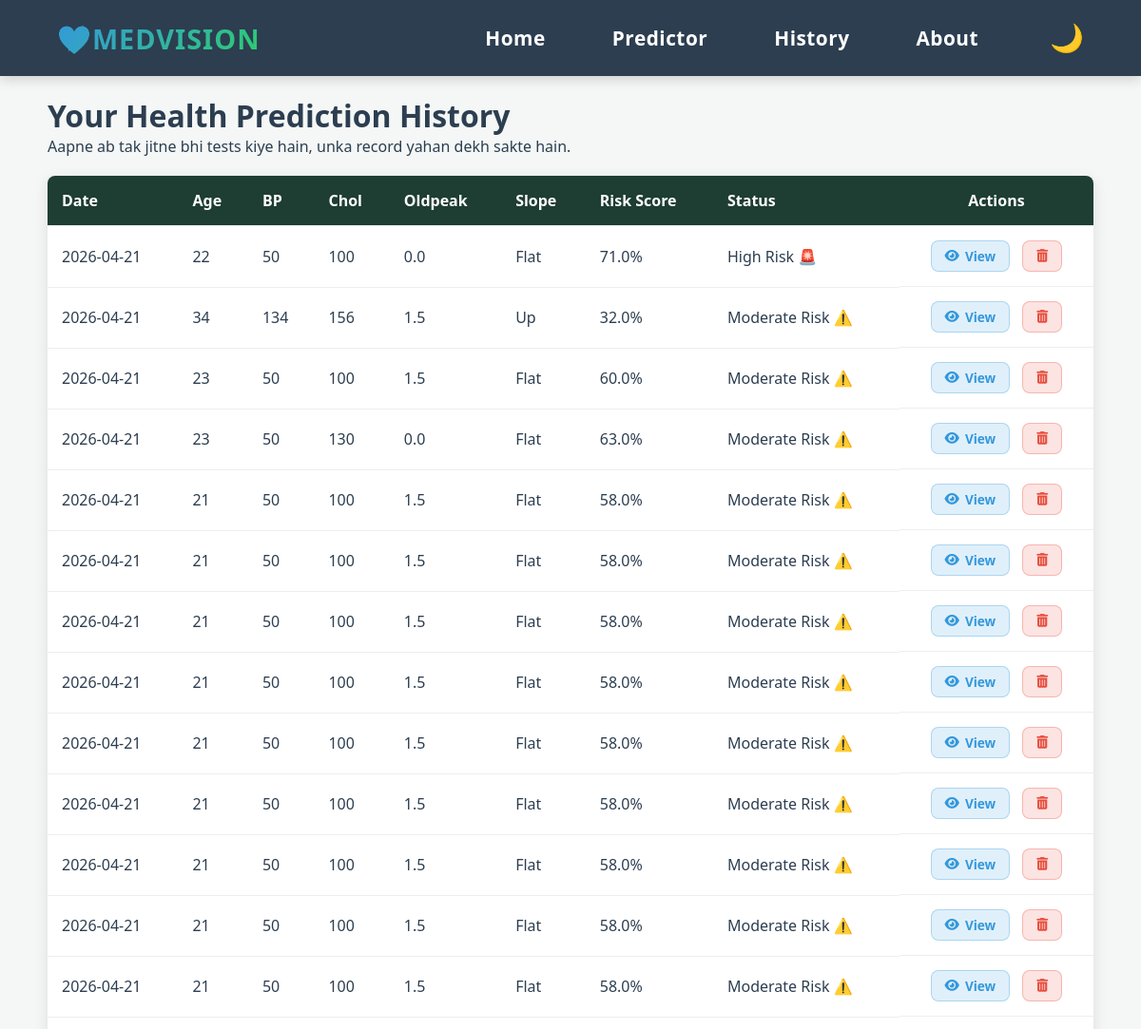
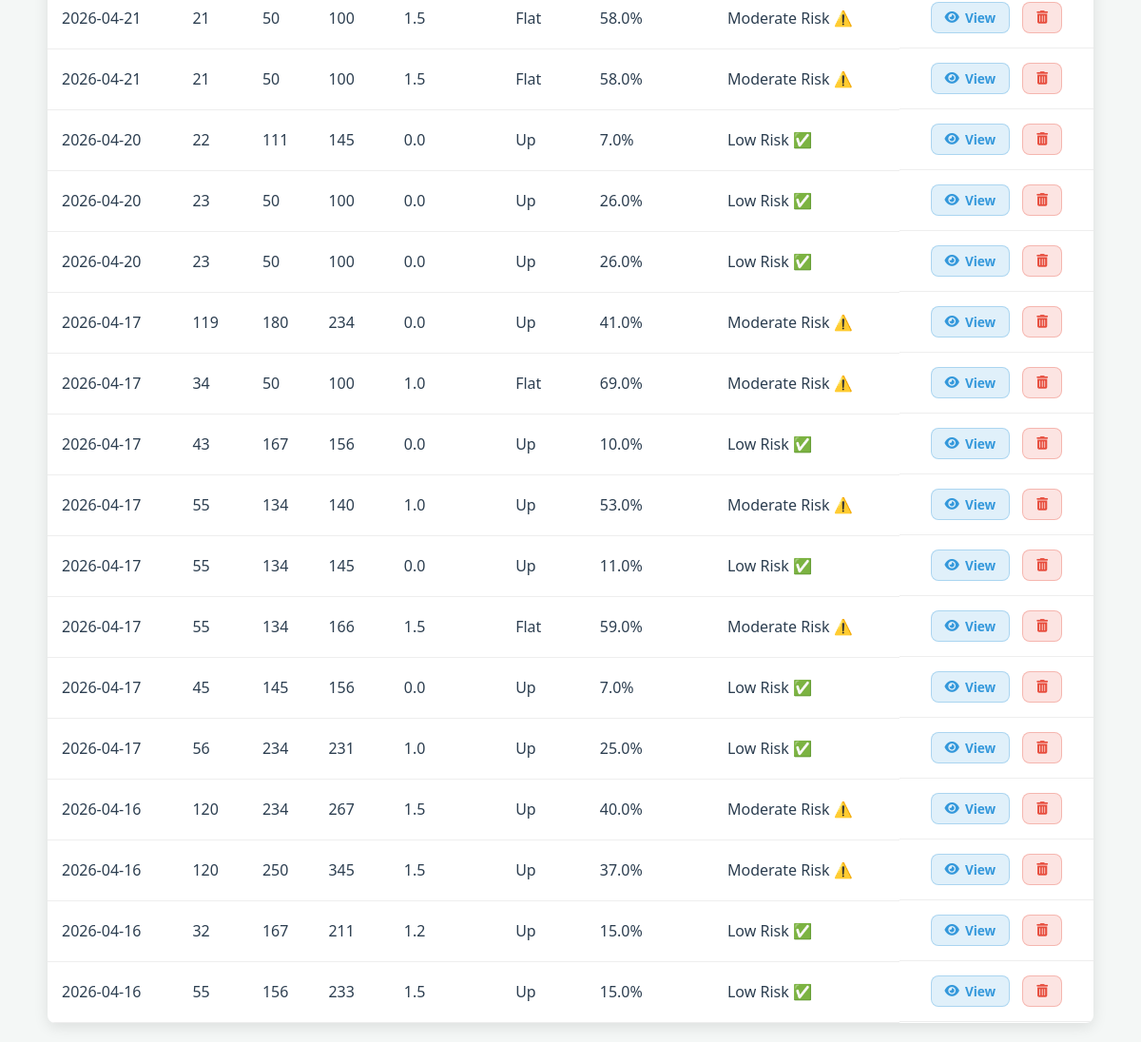
Before: /history with the older database file (2 pictures, top to bottom).
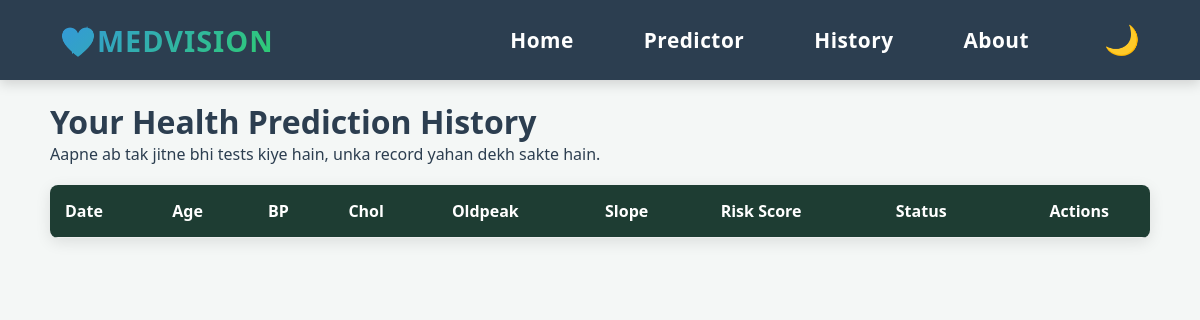
After: the same page with the newer database file.
### tables this page shows
CREATE TABLE history (
            id INTEGER PRIMARY KEY AUTOINCREMENT,
            age INTEGER, 
            sex TEXT, 
            cp INTEGER, 
            bp INTEGER, 
            chol INTEGER,
            fbs INTEGER, 
            restecg INTEGER, 
            thalach INTEGER, 
            exang INTEGER,
            oldpeak REAL, 
            slope INTEGER, 
            score REAL, 
            status TEXT, 
            date TIMESTAMP DEFAULT CURRENT_TIMESTAMP
        );

### app.py (the view)
@app.route('/history')
def history():
    conn = sqlite3.connect('database.db')
    conn.row_factory = sqlite3.Row
    cursor = conn.cursor()
    cursor.execute('SELECT * FROM history ORDER BY date DESC')
    rows = cursor.fetchall()
    conn.close()
    return render_template('history.html', history=rows)

### templates/history.html (shortened to what this page needs)
<!DOCTYPE html>
<html lang="en">
<head>
    <link rel="stylesheet" href="{{ url_for('static', filename='styles.css') }}">
    <link rel="stylesheet" href="https://cdnjs.cloudflare.com/ajax/libs/font-awesome/6.0.0/css/all.min.css">
</head>
<body class="{% if request.cookies.get('theme') == 'dark' %}dark-mode{% endif %}">
    <nav class="navbar">
        <div class="logo"><a href="/">💖MedVision</a></div>
        <ul class="nav-links">
            <li><a href="/">Home</a></li>
            <li><a href="/predictor">Predictor</a></li>
            <li><a href="/history">History</a></li> <li><a href="/about">About</a></li>
            <li><button id="theme-toggle" style="background:none; border:none; color:inherit; cursor:pointer; font-size:1.2rem;">🌙</button></li>
        </ul>
    </nav>
    <div class="container" style="margin-top: 50px;">
        <h1>Your Health Prediction History</h1>
        <p>Aapne ab tak jitne bhi tests kiye hain, unka record yahan dekh sakte hain.</p>
        <table class="history-table">
    <thead>
    <tr>
        <th>Date</th>
        <th>Age</th>
        <th>BP</th>
        <th>Chol</th>
        <th>Oldpeak</th> <th>Slope</th>   <th>Risk Score</th>
        <th>Status</th>
        <th style="text-align: center;">Actions</th>
    </tr>
</thead>
    <tbody>
        {% for row in history %}
        <tr>
            <td>{{ row['date'].split(' ')[0] }}</td>
            <td>{{ row['age'] }}</td>
            <td>{{ row['bp'] }}</td>
            <td>{{ row['chol'] }}</td>
            <td>{{ row['oldpeak'] }}</td>
            <td>{% if row['slope']==0 %}Up{% elif row['slope']==1 %}Flat{% else %}Down{% endif %}</td>
            <td>{{ row['score'] }}%</td>
            <td>{{ row['status'] }}</td>
           <td>
                <a href="/details/{{ row['id'] }}" class="btn-view">
                    <i class="fas fa-eye"></i> View
                </a>
                <a href="/delete/{{ row['id'] }}" class="btn-delete" onclick="return confirm('Kya aap is record ko delete karna chahte hain?')">
                    <i class="fas fa-trash-alt"></i>
                </a>
           </td>
        </tr>
        {% endfor %}
    </tbody>
</table>
    </div>
</body>
</html>

### static/styles.css (style rules this page uses)
:root { --primary-blue: #2c3e50; --accent-blue: #3498db; --light-bg: #f4f7f6; --white: #ffffff; --danger: #e74c3c; --success: #2ecc71; }
.container { max-width: 1150px !important; margin: 0 auto !important; padding: 20px !important; width: 95% !important; }
body { font-family: 'Segoe UI', Tahoma, Geneva, Verdana, sans-serif; background-color: var(--light-bg); margin: 0; color: var(--primary-blue); }
* { box-sizing: border-box; margin: 0; padding: 0; }
html, body { width: 100%; overflow-x: hidden; transition: background 0.4s ease, color 0.4s ease; }
.navbar { height: 80px !important; padding: 0 5% !important; display: flex !important; align-items: center !important; justify-content: space-between !important; }
.container { max-width: 1200px; margin: 0 auto; padding: 20px; }
.nav-links { list-style: none; display: flex; gap: 20px; gap: 40px !important; }
.nav-links a { color: white; text-decoration: none; font-weight: 500; }
.logo a { color: white; text-decoration: none; font-size: 1.5rem; font-weight: bold; }
.nav-links { list-style: none; display: flex; gap: 20px; margin: 0; }
.nav-links a { color: white; text-decoration: none; font-weight: 500; transition: 0.3s; }
.container { max-width: 1000px; margin: 40px auto; padding: 0 20px; }
.navbar { background: var(--primary-blue); padding: 1.5rem 5%; display: flex; justify-content: space-between; align-items: center; box-shadow: 0 4px 12px rgba(0,0,0,0.15); position: sticky; top: 0; z-index: 1000; width: 100%; box-sizing: border-box; }
.logo a { color: white; text-decoration: none; font-size: 2rem; font-weight: 800; letter-spacing: 1.5px; text-transform: uppercase; }
.nav-links { list-style: none; display: flex; gap: 60px; margin: 0; padding: 0; align-items: center; }
.nav-links a { color: #ffffff; text-decoration: none; font-size: 1.3rem; font-weight: 700; letter-spacing: 0.5px; transition: all 0.3s ease; padding: 10px 15px; border-radius: 8px; }
#theme-toggle { font-size: 1.8rem !important; margin-left: 20px; transition: 0.3s; }
.container { max-width: 800px; margin-left: auto; margin-right: auto; padding: 20px; width: 90%; }
.navbar .logo a { font-size: 1.8rem; font-weight: 800; text-transform: uppercase; letter-spacing: 1px; text-decoration: none; background: linear-gradient(135deg, #3498db, #2ecc71); -webkit-background-clip: text; -webkit-text-fill-color: transparent; transition: all 0.3s ease; display: flex; align-items: center; gap: 8px; }

### templates/history.html (style rules this page uses)
body { animation: fadeInAnimation ease 0.5s; animation-iteration-count: 1; animation-fill-mode: forwards; }
.history-table { width: 100%; border-collapse: collapse; margin-top: 20px; background: white; border-radius: 8px; overflow: hidden; box-shadow: 0 4px 15px rgba(0,0,0,0.1); }
.history-table th, .history-table td { padding: 15px; text-align: left; border-bottom: 1px solid #eee; }
.history-table th { background-color: #1e3d33; color: white; }

Changed rows visible on the page:
removed history: date "2026-04-21", age "22", bp "50", chol "100", oldpeak "0.0", slope "Flat", score "71.0", status "High Risk 🚨"
removed history: date "2026-04-21", age "34", bp "134", chol "156", oldpeak "1.5", slope "Up", score "32.0", status "Moderate Risk ⚠️"
removed history: date "2026-04-21", age "23", bp "50", chol "100", oldpeak "1.5", slope "Flat", score "60.0", status "Moderate Risk ⚠️"
removed history: date "2026-04-21", age "23", bp "50", chol "130", oldpeak "0.0", slope "Flat", score "63.0", status "Moderate Risk ⚠️"
removed history: date "2026-04-21", age "21", bp "50", chol "100", oldpeak "1.5", slope "Flat", score "58.0", status "Moderate Risk ⚠️"
removed history: date "2026-04-21", age "21", bp "50", chol "100", oldpeak "1.5", slope "Flat", score "58.0", status "Moderate Risk ⚠️"
removed history: date "2026-04-21", age "21", bp "50", chol "100", oldpeak "1.5", slope "Flat", score "58.0", status "Moderate Risk ⚠️"
removed history: date "2026-04-21", age "21", bp "50", chol "100", oldpeak "1.5", slope "Flat", score "58.0", status "Moderate Risk ⚠️"
removed history: date "2026-04-21", age "21", bp "50", chol "100", oldpeak "1.5", slope "Flat", score "58.0", status "Moderate Risk ⚠️"
removed history: date "2026-04-21", age "21", bp "50", chol "100", oldpeak "1.5", slope "Flat", score "58.0", status "Moderate Risk ⚠️"
removed history: date "2026-04-21", age "21", bp "50", chol "100", oldpeak "1.5", slope "Flat", score "58.0", status "Moderate Risk ⚠️"
removed history: date "2026-04-21", age "21", bp "50", chol "100", oldpeak "1.5", slope "Flat", score "58.0", status "Moderate Risk ⚠️"
removed history: date "2026-04-21", age "21", bp "50", chol "100", oldpeak "1.5", slope "Flat", score "58.0", status "Moderate Risk ⚠️"
removed history: date "2026-04-21", age "21", bp "50", chol "100", oldpeak "1.5", slope "Flat", score "58.0", status "Moderate Risk ⚠️"
removed history: date "2026-04-21", age "21", bp "50", chol "100", oldpeak "1.5", slope "Flat", score "58.0", status "Moderate Risk ⚠️"
removed history: date "2026-04-20", age "22", bp "111", chol "145", oldpeak "0.0", slope "Up", score "7.0", status "Low Risk ✅"
removed history: date "2026-04-20", age "23", bp "50", chol "100", oldpeak "0.0", slope "Up", score "26.0", status "Low Risk ✅"
removed history: date "2026-04-20", age "23", bp "50", chol "100", oldpeak "0.0", slope "Up", score "26.0", status "Low Risk ✅"
removed history: date "2026-04-17", age "119", bp "180", chol "234", oldpeak "0.0", slope "Up", score "41.0", status "Moderate Risk ⚠️"
removed history: date "2026-04-17", age "34", bp "50", chol "100", oldpeak "1.0", slope "Flat", score "69.0", status "Moderate Risk ⚠️"
removed history: date "2026-04-17", age "43", bp "167", chol "156", oldpeak "0.0", slope "Up", score "10.0", status "Low Risk ✅"
removed history: date "2026-04-17", age "55", bp "134", chol "140", oldpeak "1.0", slope "Up", score "53.0", status "Moderate Risk ⚠️"
removed history: date "2026-04-17", age "55", bp "134", chol "145", oldpeak "0.0", slope "Up", score "11.0", status "Low Risk ✅"
removed history: date "2026-04-17", age "55", bp "134", chol "166", oldpeak "1.5", slope "Flat", score "59.0", status "Moderate Risk ⚠️"
removed history: date "2026-04-17", age "45", bp "145", chol "156", oldpeak "0.0", slope "Up", score "7.0", status "Low Risk ✅"
removed history: date "2026-04-17", age "56", bp "234", chol "231", oldpeak "1.0", slope "Up", score "25.0", status "Low Risk ✅"
removed history: date "2026-04-16", age "120", bp "234", chol "267", oldpeak "1.5", slope "Up", score "40.0", status "Moderate Risk ⚠️"
removed history: date "2026-04-16", age "120", bp "250", chol "345", oldpeak "1.5", slope "Up", score "37.0", status "Moderate Risk ⚠️"
removed history: date "2026-04-16", age "32", bp "167", chol "211", oldpeak "1.2", slope "Up", score "15.0", status "Low Risk ✅"
removed history: date "2026-04-16", age "55", bp "156", chol "233", oldpeak "1.5", slope "Up", score "15.0", status "Low Risk ✅"
